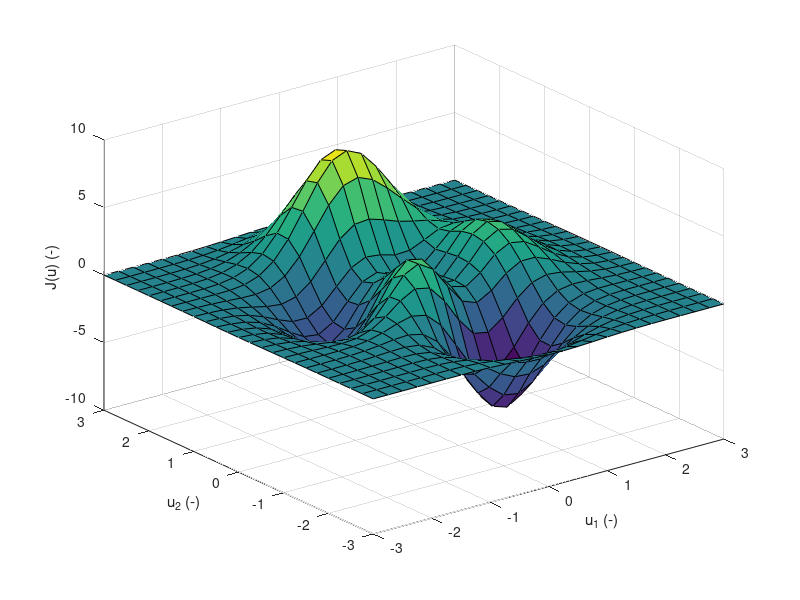

Write MATLAB code to recreate this figure.
clc; clear;

[X,Y,Z] = peaks(25); % Nekonvexna funkcia
surf(X,Y,Z);         % Vykreslenie
xlabel('u_1 (-)')    % Znacenie osi x
ylabel('u_2 (-)')    % Znacenie osi y
zlabel('J(u) (-)')   % Znacenie osi z